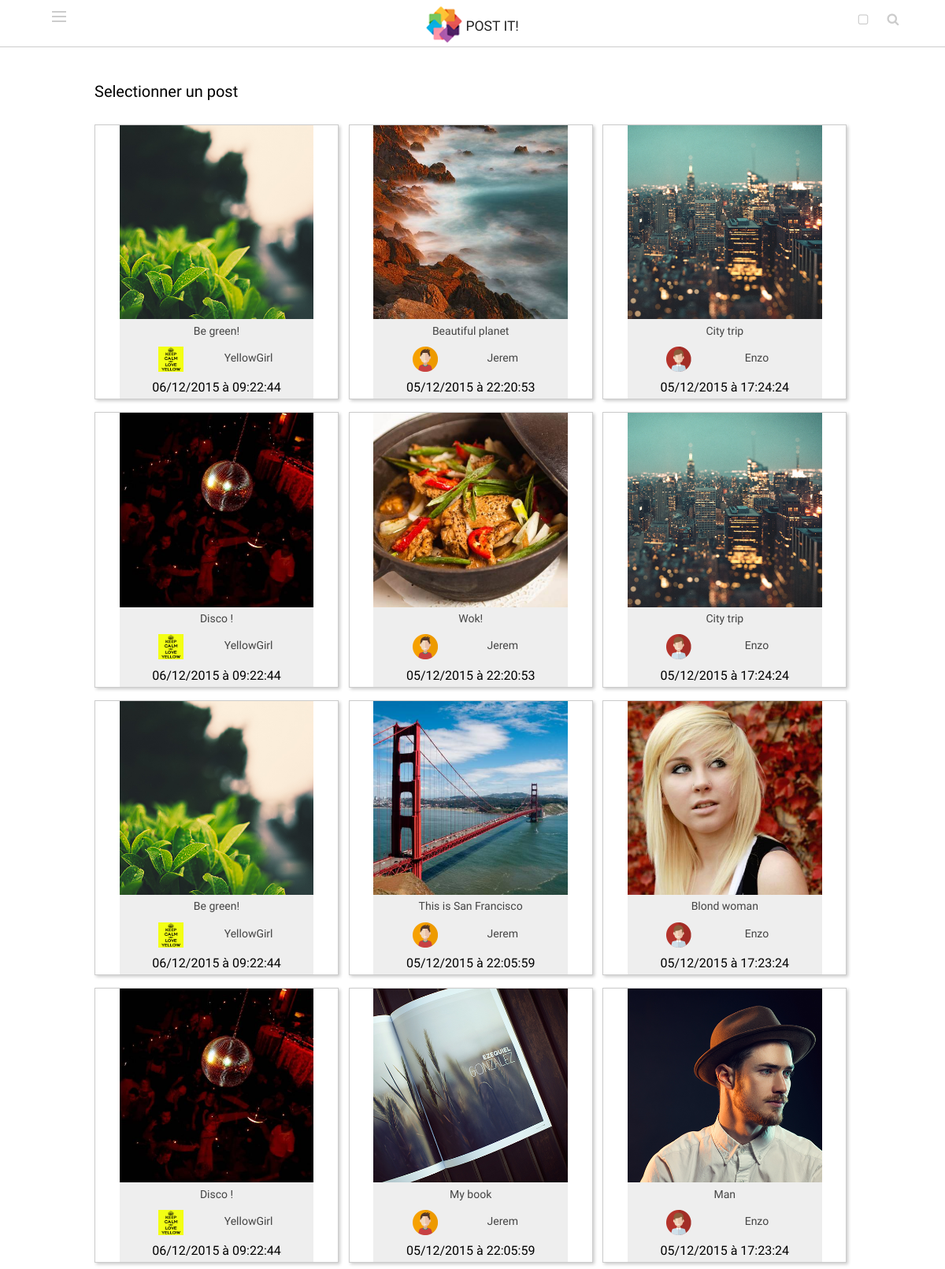
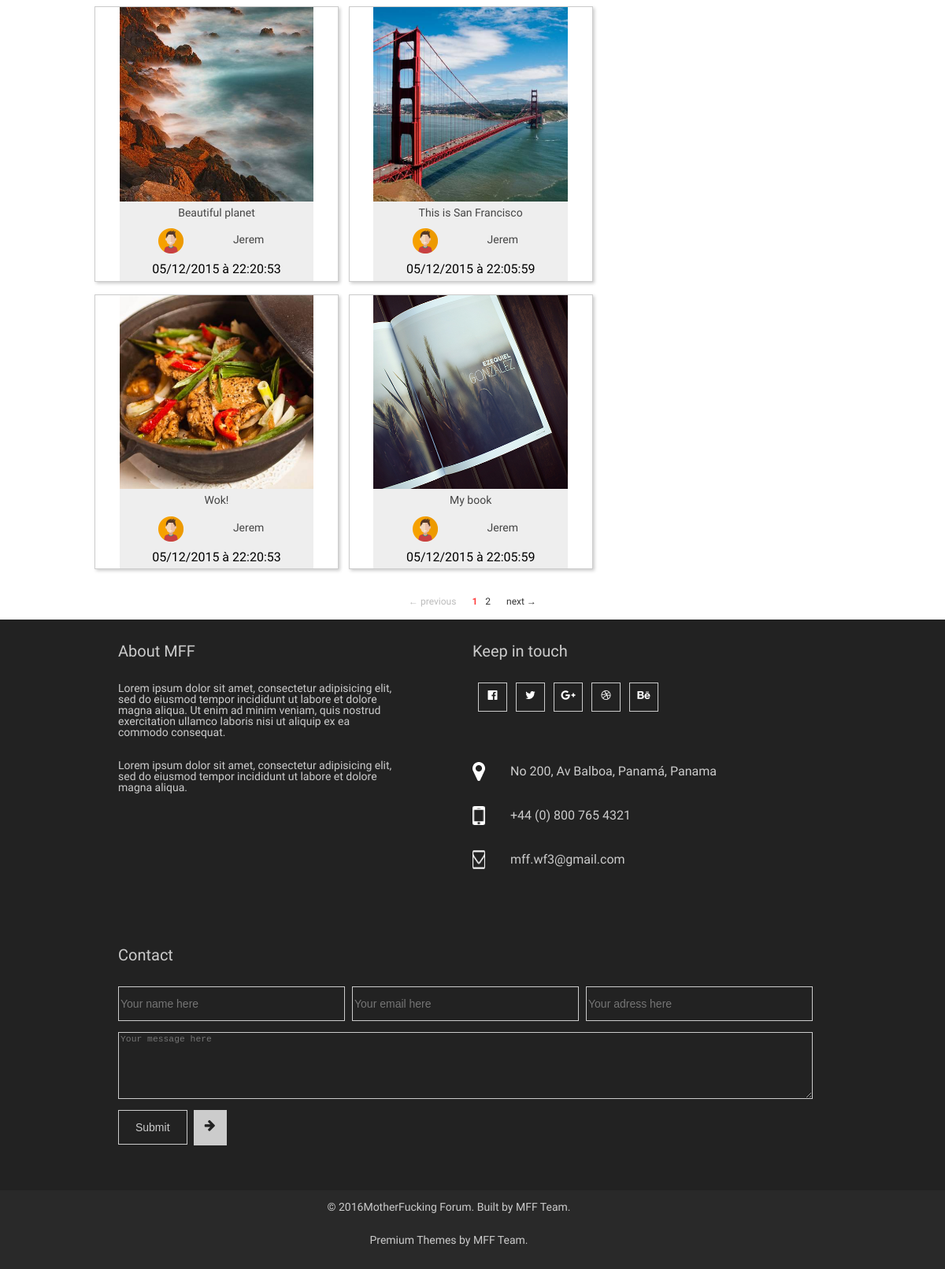
The page /pages.php on the database its author committed (2 pictures, top to bottom).
### tables this page shows
CREATE TABLE `post` (
  `id` int(10) UNSIGNED NOT NULL,
  `categorie` varchar(191) NOT NULL,
  `title_post` varchar(191) NOT NULL,
  `image_post` varchar(191) NOT NULL,
  `texte_post` longtext NOT NULL,
  `creator_id` int(10) UNSIGNED NOT NULL,
  `created` datetime NOT NULL,
  `keywords` varchar(191) NOT NULL,
  `like_post` int(11) DEFAULT '0'
);

CREATE TABLE `users` (
  `id` int(10) UNSIGNED NOT NULL,
  `name` varchar(150) NOT NULL,
  `login` varchar(191) NOT NULL,
  `password` varchar(255) NOT NULL,
  `email` varchar(191) NOT NULL,
  `photo` varchar(191) NOT NULL COMMENT 'chemin + fichier',
  `presentation` varchar(191) NOT NULL,
  `inscription` datetime NOT NULL,
  `birthday` date NOT NULL,
  `last_connexion` datetime NOT NULL,
  `token` varchar(255) NOT NULL,
  `created_ts` int(11) NOT NULL
);

### includes/functions.php (called while the page is built, shortened)
<?php
function dateFormatFR($date, $format = 0){
	if($format == 1){
		$data = explode(' ', $date);
		$date_split = $data[0] = explode('-', $data[0]);
		$date_format = $date_split[2].'/'.$date_split[1].'/'.$date_split[0];
	}else if($format == 2){
		$data = explode('-', $date);
		$data_cut = explode(' ', $data[2]);
		$date_format = $data_cut[0].'/'.$data[1].'/'.$data[0].' à '.$data_cut[1];
	}else{
		$data = explode('-', $date);
		$date_format = $data[2].'/'.$data[1].'/'.$data[0];
	}
	return $date_format;
}

### pages.php (the view, shortened to what this page needs)
<?php include 'includes/header.php'; ?>
<?php include 'includes/functions.php'; ?>
<?php
if(isset($_GET['idpost'])) $idpost = intval($_GET['idpost']); else $idpost = "";
if(isset($_GET['rech'])) $rech = $_GET['rech']; else $rech = "";
?>
<div class="page-content pages clearfix animsition">
	<div class="topics page-content-centered">
		<h2>Selectionner un post</h2>
		<div id="topic-center" class="clearfix">
			<div id="pag">
			<?php
			if(!empty($rech)){
				$sql = "SELECT *
				FROM post p
				WHERE p.keywords LIKE :keyword
				OR p.title_post LIKE :keyword
				OR p.categorie LIKE :keyword";
				$statement = $pdo->prepare($sql);
				$statement->execute([
					':keyword' => '%' . $rech . '%'
					]);
				$posts = $statement->fetchAll(PDO::FETCH_OBJ);
				$attr = 1;
			}else{
				if($idpost != ""){
					$req1 = $pdo->prepare('SELECT * FROM post WHERE id >= ? AND id <= ? ORDER BY created DESC');
					$req1->execute([$idpost,$idpost+8]);
					$posts = $req1->fetchAll(PDO::FETCH_OBJ);
					$req2 = $pdo->prepare('SELECT users.login, users.photo FROM users WHERE users.id = ?');
					$attr = $idpost;
				}else{
					$req1 = $pdo->prepare('SELECT * FROM post ORDER BY created DESC');
					$req1->execute([]);
					$posts = $req1->fetchAll(PDO::FETCH_OBJ);
					$req2 = $pdo->prepare('SELECT users.login, users.photo FROM users WHERE users.id = ?');
					$attr = 1;
				}
			}
			$count = count($posts);
			for($i=0;$i<$count;$i++){
				$id = $posts[$i]->creator_id;
				if(!empty($rech)){
					$req2 = $pdo->prepare('SELECT users.login, users.photo FROM users WHERE users.id = ?');
					$req2->execute([$id]);
					$info_creator = $req2->fetch(PDO::FETCH_OBJ);
				}else{
					$req2->execute([$id]);
					$info_creator = $req2->fetch(PDO::FETCH_OBJ);
				}
				?>
				<article class="topics-box" id="<?=$attr;?>">
					<div class="always-visible clearfix">
						<a href="content.php?idpost=<?=$posts[$i]->id;?>"><img class="topic-img" src="<?=$posts[$i]->image_post;?>"/></a>
						<h2><a href="content.php?idpost=<?=$posts[$i]->id;?>"><?=$posts[$i]->title_post;?></a></h2>
						<h3>
							<img src="img/<?=$info_creator->photo;?>" alt="<?=$posts[$i]->title_post;?>" height="32" width="32"/>
							<a href="profil.php?id=<?=$id;?>"><?=$info_creator->login;?></a>
						</h3>
						<h4><?=dateFormatFR($posts[$i]->created,2);?></h4>
					</div>
				</article>
				<?php } ?>
			</div>
			</div>
		</div>
		<div class="holder">
		</div>
	</div>
	<?php include 'includes/footer.php'; ?>

### includes/header.php (shortened to what this page needs)
<!DOCTYPE html>
<html lang="fr">
<head>
	<link rel="stylesheet" href="https://maxcdn.bootstrapcdn.com/font-awesome/4.4.0/css/font-awesome.min.css">
	<link rel="stylesheet" href="jPages/css/jPages.css">
	<link rel="stylesheet" href="css/reset.css">
	<link rel="stylesheet" href="css/style.css">
	<link rel="stylesheet" href="css/animsition.css">
</head>
<body>
	<div class="wrap">
		<header id="top-page" class="container clearfix">
				<div id="top-header" class="center">
					<h1 class="clearfix">
						<a id="logo" href="index.php">
							<img src="img/Logo.png" alt="Shoot | Logo"/>
							<span class="shoot">Post it!</span>
						</a>
					</h1>
					<i class="left-menu"><span></span></i>
					<div id="search">
						<i class="fa fa-search" id="search-icon"></i>
					</div>
					<div id="right-menu">
						<?php
							if(isset($_SESSION['auth'])){?>
								<div class="connected clearfix">
									<a href="profil.php">
										<img src="img/<?=$_SESSION['photo'];?>" alt="user1" height="32" width="32"/>
										<h4><?=	$_SESSION['auth']?></h4>
									</a>
								</div>
								<a id="logout" href='libs/deconnect.php'>Logout</a>
							<?php }else{?>
						<i id="mini-login" class="fa fa-square-o"></i>
					</div>
					<?php } ?>
				</div>
		</header>

### includes/footer.php (shortened to what this page needs)
<section id="second-part" class="clearfix">
	<div id="article-second-part">
		<article id="about">
			<div class="article-content">
				<h3>About MFF</h3>
				<p>Lorem ipsum dolor sit amet, consectetur adipisicing elit, sed do eiusmod
					tempor incididunt ut labore et dolore magna aliqua. Ut enim ad minim veniam,
					quis nostrud exercitation ullamco laboris nisi ut aliquip ex ea commodo
					consequat.</p>
					<p>Lorem ipsum dolor sit amet, consectetur adipisicing elit, sed do eiusmod
						tempor incididunt ut labore et dolore magna aliqua.</p>
					</div>
				</article>
				<article id="keep-in-touch">
					<div class="article-content">
						<h3>Keep in touch</h3>
						<aside id="social-connect">
							<a href="" title="Shoot facebook"><i class="fa fa-facebook-official"></i></a>
							<a href="" title="Shoot twitter"><i class="fa fa-twitter"></i></a>
							<a href="https://plus.google.com/u/0/107035950534176610317" target="_blank" title="Shoot google+"><i class="fa fa-google-plus"></i></a>
							<a href="" title=" Shoot dribbble"><i class="fa fa-dribbble"></i></a>
							<a href="" title="Shoot behance"><i class="fa fa-behance"></i></a>
						</aside>
						<aside id="info">
							<div class="contact-info">
								<img src="img/location-icon.png" alt="adress" height="24" width="16"/>
								<h4>No 200, Av Balboa, Panamá, Panama</h4>
							</div>
							<div class="contact-info">
								<img src="img/phone-icon.png" alt="phone number" height="24" width="16"/>
								<h4>+44 (0) 800 765 4321</h4>
							</div>
							<div class="contact-info">
								<img src="img/mail-icon.png" alt="adress" height="24" width="16"/>
								<h4>mff.wf3@gmail.com</h4>
							</div>
						</aside>
					</div>
				</article>
				<article id="contact-form">
					<h3>Contact</h3>
					<form action="contact.php" method="POST">
						<input type="text" name="name" placeholder="Your name here" placeholder="" id="name" class="clearfix"/>
						<input type="text" name="email" placeholder="Your email here" placeholder="" id="email" class="clearfix"/>
						<input type="text" name="adresse" placeholder="Your adress here" placeholder="" id="adresse" class="clearfix"/>
						<textarea type="text" name="message" placeholder="Your message here" id="message" class="clearfix"></textarea>
						<div id="submit-btn">
							<input id="submit" type="submit" placeholder="SEND"/>
							<i class="fa fa-arrow-right"></i>
						</div>
					</form>
				</article>
			</div>
		</section>
		<footer>
			<div class="container">
				<div id="copyright">
					<p>&copy; 2016MotherFucking Forum. Built by MFF Team.</p>
					<p>Premium  Themes by MFF Team.</p>
				</div>
			</div>
		</footer>
	</div>
</body>
</html>

### jPages/css/jPages.css (style rules this page uses)
.holder { margin: 15px 0; }

### css/animsition.css (style rules this page uses)
.animsition, .animsition-overlay { position: relative; opacity: 0; -webkit-animation-fill-mode: both; animation-fill-mode: both; }
.fade-in-down { -webkit-animation-name: fade-in-down; animation-name: fade-in-down; }

### rows shown on the page
post: image_post (picture), title_post "Be green!", creator.photo (picture), creator.login "YellowGirl", created "06/12/2015 à 09:22:44"
post: image_post (picture), title_post "Disco !", creator.photo (picture), creator.login "YellowGirl", created "06/12/2015 à 09:22:44"
post: image_post (picture), title_post "Be green!", creator.photo (picture), creator.login "YellowGirl", created "06/12/2015 à 09:22:44"
post: image_post (picture), title_post "Disco !", creator.photo (picture), creator.login "YellowGirl", created "06/12/2015 à 09:22:44"
post: image_post (picture), title_post "Beautiful planet", creator.photo (picture), creator.login "Jerem", created "05/12/2015 à 22:20:53"
post: image_post (picture), title_post "Wok!", creator.photo (picture), creator.login "Jerem", created "05/12/2015 à 22:20:53"
post: image_post (picture), title_post "Beautiful planet", creator.photo (picture), creator.login "Jerem", created "05/12/2015 à 22:20:53"
post: image_post (picture), title_post "Wok!", creator.photo (picture), creator.login "Jerem", created "05/12/2015 à 22:20:53"
post: image_post (picture), title_post "This is San Francisco", creator.photo (picture), creator.login "Jerem", created "05/12/2015 à 22:05:59"
post: image_post (picture), title_post "My book", creator.photo (picture), creator.login "Jerem", created "05/12/2015 à 22:05:59"
post: image_post (picture), title_post "This is San Francisco", creator.photo (picture), creator.login "Jerem", created "05/12/2015 à 22:05:59"
post: image_post (picture), title_post "My book", creator.photo (picture), creator.login "Jerem", created "05/12/2015 à 22:05:59"
post: image_post (picture), title_post "City trip", creator.photo (picture), creator.login "Enzo", created "05/12/2015 à 17:24:24"
post: image_post (picture), title_post "City trip", creator.photo (picture), creator.login "Enzo", created "05/12/2015 à 17:24:24"
post: image_post (picture), title_post "Blond woman", creator.photo (picture), creator.login "Enzo", created "05/12/2015 à 17:23:24"
post: image_post (picture), title_post "Man", creator.photo (picture), creator.login "Enzo", created "05/12/2015 à 17:23:24"
